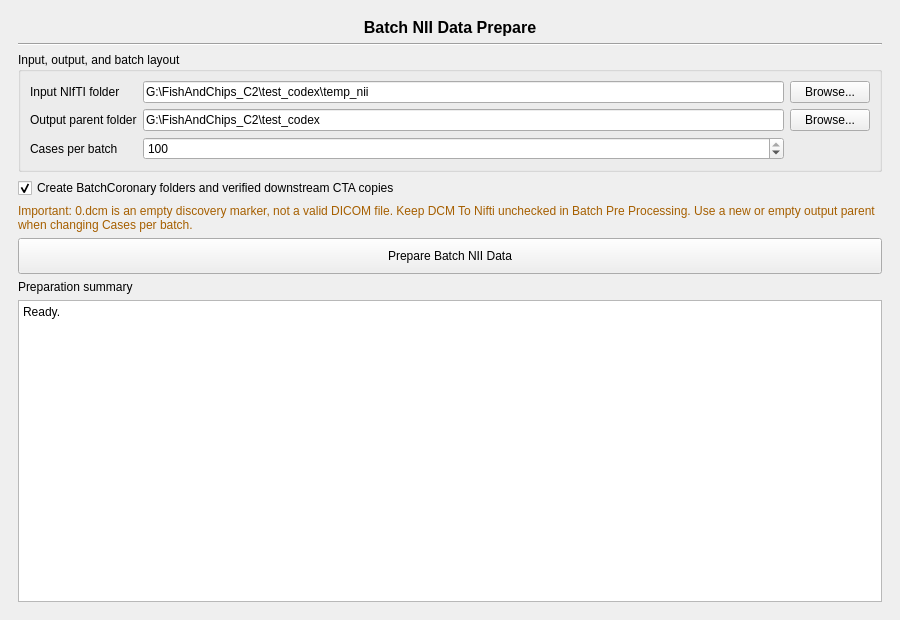
<?xml version="1.0" encoding="UTF-8"?>
<ui version="4.0">
 <class>BatchNIIDataPrepareWindow</class>
 <widget class="QMainWindow" name="BatchNIIDataPrepareWindow">
  <property name="geometry">
   <rect>
    <x>0</x>
    <y>0</y>
    <width>900</width>
    <height>620</height>
   </rect>
  </property>
  <property name="windowTitle">
   <string>Batch NII Data Prepare</string>
  </property>
  <widget class="QWidget" name="centralwidget">
   <layout class="QVBoxLayout" name="verticalLayout_BNDP">
    <property name="leftMargin">
     <number>18</number>
    </property>
    <property name="topMargin">
     <number>18</number>
    </property>
    <property name="rightMargin">
     <number>18</number>
    </property>
    <property name="bottomMargin">
     <number>18</number>
    </property>
    <item>
     <widget class="QLabel" name="Title_Label_BNDP">
      <property name="font">
       <font>
        <pointsize>12</pointsize>
        <weight>75</weight>
        <bold>true</bold>
       </font>
      </property>
      <property name="text">
       <string>Batch NII Data Prepare</string>
      </property>
      <property name="alignment">
       <set>Qt::AlignCenter</set>
      </property>
     </widget>
    </item>
    <item>
     <widget class="Line" name="line_BNDP">
      <property name="orientation">
       <enum>Qt::Horizontal</enum>
      </property>
     </widget>
    </item>
    <item>
     <widget class="QGroupBox" name="Folders_Group_BNDP">
      <property name="title">
        <string>Input, output, and batch layout</string>
      </property>
      <layout class="QGridLayout" name="foldersGridLayout_BNDP">
       <item row="0" column="0">
        <widget class="QLabel" name="InputFolder_Label_BNDP">
         <property name="text">
          <string>Input NIfTI folder</string>
         </property>
        </widget>
       </item>
       <item row="0" column="1">
        <widget class="QLineEdit" name="InputFolderPath_Txt_BNDP">
         <property name="text">
          <string>G:\FishAndChips_C2\test_codex\temp_nii</string>
         </property>
         <property name="placeholderText">
          <string>Folder containing .nii.gz files</string>
         </property>
        </widget>
       </item>
       <item row="0" column="2">
        <widget class="QPushButton" name="ChooseInputFolder_Btn_BNDP">
         <property name="text">
          <string>Browse...</string>
         </property>
        </widget>
       </item>
       <item row="1" column="0">
        <widget class="QLabel" name="OutputFolder_Label_BNDP">
         <property name="text">
          <string>Output parent folder</string>
         </property>
        </widget>
       </item>
       <item row="1" column="1">
        <widget class="QLineEdit" name="OutputFolderPath_Txt_BNDP">
         <property name="text">
          <string>G:\FishAndChips_C2\test_codex</string>
         </property>
         <property name="placeholderText">
          <string>0_Initial_Segmentation will be created here</string>
         </property>
        </widget>
       </item>
       <item row="1" column="2">
        <widget class="QPushButton" name="ChooseOutputFolder_Btn_BNDP">
         <property name="text">
          <string>Browse...</string>
         </property>
        </widget>
       </item>
       <item row="2" column="0">
        <widget class="QLabel" name="CasesPerBatch_Label_BNDP">
         <property name="text">
          <string>Cases per batch</string>
         </property>
        </widget>
       </item>
       <item row="2" column="1">
        <widget class="QSpinBox" name="CasesPerBatch_SB_BNDP">
         <property name="toolTip">
          <string>Maximum number of ranked cases assigned to each batch folder</string>
         </property>
         <property name="minimum">
          <number>1</number>
         </property>
         <property name="maximum">
          <number>100</number>
         </property>
         <property name="value">
          <number>100</number>
         </property>
        </widget>
       </item>
      </layout>
     </widget>
    </item>
    <item>
     <widget class="QCheckBox" name="CreateFolders_CB_BNDP">
      <property name="text">
       <string>Create BatchCoronary folders and verified downstream CTA copies</string>
      </property>
      <property name="checked">
       <bool>true</bool>
      </property>
     </widget>
    </item>
    <item>
     <widget class="QLabel" name="Warning_Label_BNDP">
      <property name="styleSheet">
       <string notr="true">color: #a65f00;</string>
      </property>
      <property name="text">
        <string>Important: 0.dcm is an empty discovery marker, not a valid DICOM file. Keep DCM To Nifti unchecked in Batch Pre Processing. Use a new or empty output parent when changing Cases per batch.</string>
      </property>
      <property name="wordWrap">
       <bool>true</bool>
      </property>
     </widget>
    </item>
    <item>
     <widget class="QPushButton" name="Prepare_Btn_BNDP">
      <property name="minimumSize">
       <size>
        <width>0</width>
        <height>36</height>
       </size>
      </property>
      <property name="text">
       <string>Prepare Batch NII Data</string>
      </property>
     </widget>
    </item>
    <item>
     <widget class="QLabel" name="Summary_Label_BNDP">
      <property name="text">
       <string>Preparation summary</string>
      </property>
     </widget>
    </item>
    <item>
     <widget class="QPlainTextEdit" name="Summary_Txt_BNDP">
      <property name="readOnly">
       <bool>true</bool>
      </property>
      <property name="plainText">
       <string>Ready.</string>
      </property>
     </widget>
    </item>
   </layout>
  </widget>
 </widget>
 <resources/>
 <connections/>
</ui>
